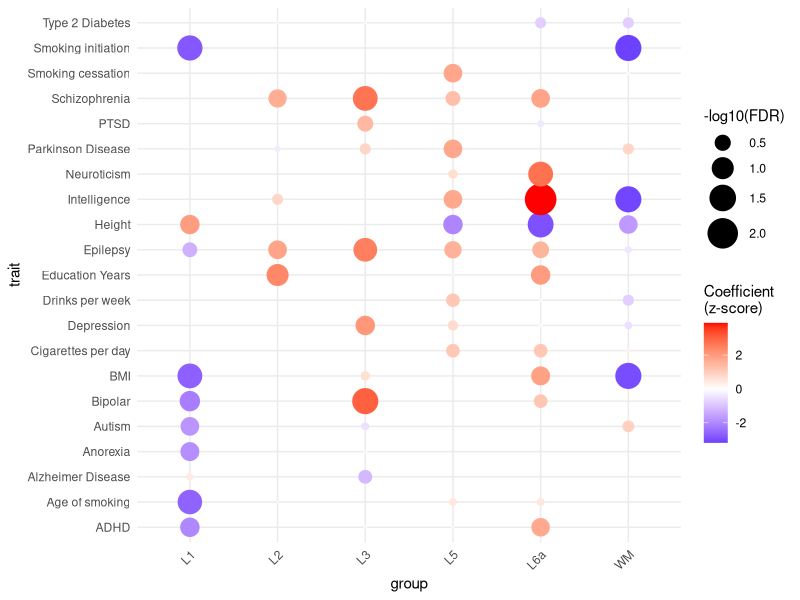
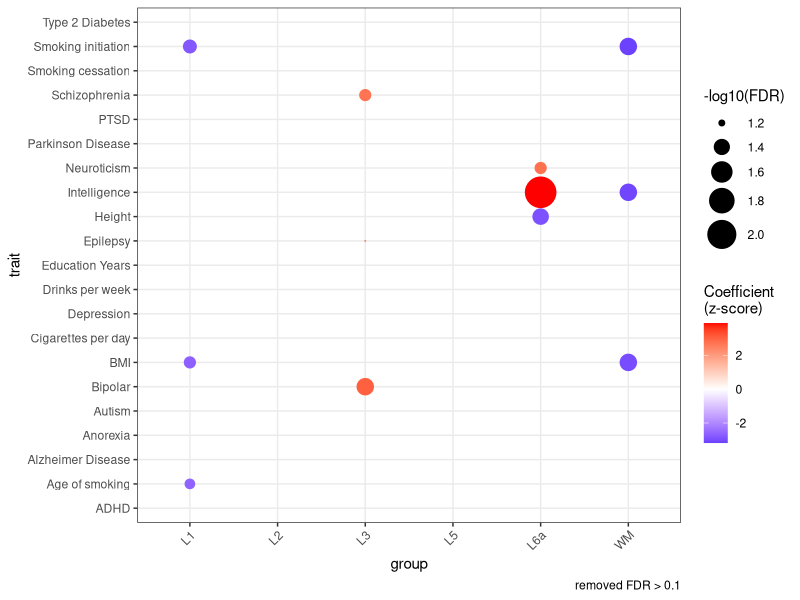
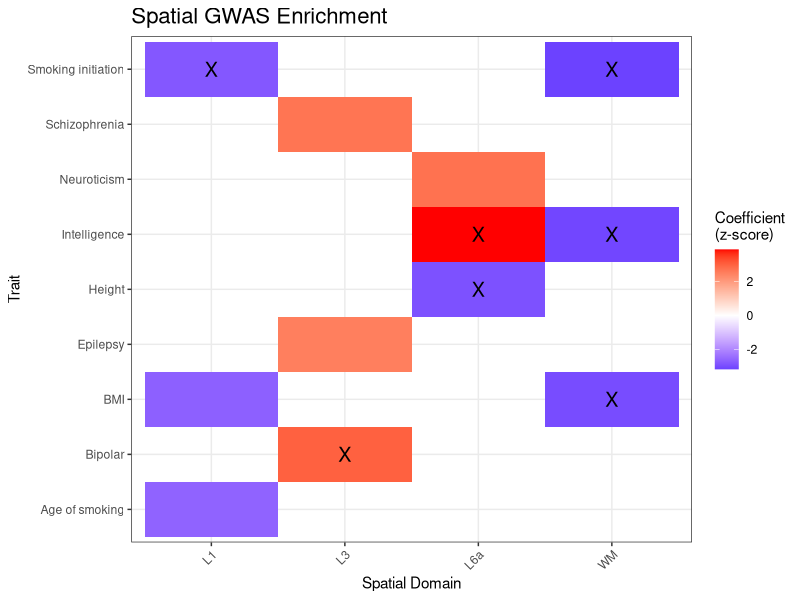

Source code (R) for these figures, in order:
setwd('/dcs04/lieber/marmaypag/spatialdACC_LIBD4125/spatialdACC/')

library(ggplot2)
library(RColorBrewer)
library(here)
library(dplyr)

###load LDSC results
ldsc_results <- read.csv(file=here::here('code','17_LDSC',
                         'spatial','ldsc_results.csv'))

##########dotplots#############
###make -log10FDR column
ldsc_results$log10fdr <- -log10(ldsc_results$FDR)

####to make nmf only###
#ldsc_results <- ldsc_results[ldsc_results$cell %in% paste0('nmf',c(1:100)),]

####to remove FDR > 0.05
#ldsc_results<-ldsc_results[ldsc_results$FDR<0.05,]

###plot
pdf(here('plots','17_LDSC','spatial','ldsc_results.pdf'),width=10,height=10)

ggplot(ldsc_results, aes(x = cell, y = trait, size = log10fdr, color = Coefficient_z.score)) +
    geom_point() +
    scale_size_continuous(range = c(0, 10)) + # Set minimum size to zero for the size scale
    scale_color_gradient2(low = 'blue', high = 'red', midpoint = 0,
                          name = "Coefficient\n(z-score)") +
    theme_minimal() +
    theme(axis.text.x = element_text(angle = 45, hjust = 1)) +
    labs(size = "-log10(FDR)",x='group')

ggplot(ldsc_results, aes(x = cell, y = trait, size = ifelse(FDR > 0.1, NA, log10fdr), color = Coefficient_z.score)) +
    geom_point() +
    scale_size_continuous(range = c(0, 10)) + # Set minimum size to zero for the size scale
    scale_color_gradient2(low = 'blue', high = 'red', midpoint = 0,
                          name = "Coefficient\n(z-score)") +
    theme_bw() +
    theme(axis.text.x = element_text(angle = 45, hjust = 1)) +
    labs(size = "-log10(FDR)",x='group',
         caption = "removed FDR > 0.1")

dev.off()

# Filtering out values where FDR > 0.1
ldsc_results_new <- ldsc_results %>%
    filter(FDR <= 0.1) %>%  # Keep only rows where FDR <= 0.1
    mutate(z.score = Coefficient_z.score,  # Keep the z-score for remaining values
           mark = ifelse(FDR < 0.05, 'X', '')) %>%
    group_by(cell) %>%  # Group by cell and filter out any cells with no valid z.score
    filter(any(z.score != 0)) %>%  # Keep only cells with non-zero z.scores
    ungroup() %>%
    group_by(trait) %>%  # Group by trait and filter out any traits with no valid z.score
    filter(any(z.score != 0)) %>%
    ungroup()

pdf(here('plots','17_LDSC','spatial', 'ldsc_results_FINAL.pdf'),width=4,height=4)

ggplot(ldsc_results_new, aes(x = cell, y = trait, fill = z.score)) +
    geom_tile() +
    scale_fill_gradient2(low = 'blue', high = 'red', midpoint = 0,
                         name = "Coefficient\n(z-score)") +
    theme_bw() +
    theme(axis.text.x = element_text(angle = 45, hjust = 1)) +
    labs(x='Spatial Domain', y='Trait') +
    geom_text(aes(label = mark), color = 'black', size = 5, vjust = 0.5) +
    #ggtitle with larger font size
    ggtitle("Spatial GWAS Enrichment") +
    theme(plot.title = element_text(size = 16))

dev.off()
